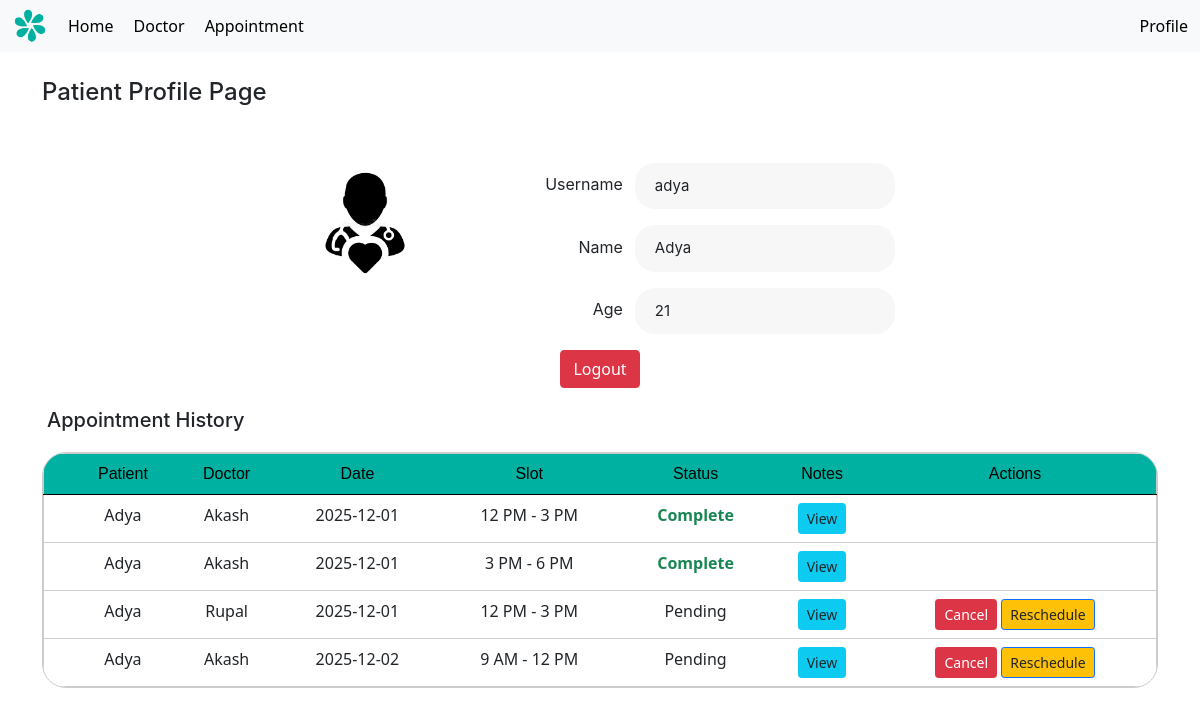
Before: /patient/1 (signed in) with the older database file.
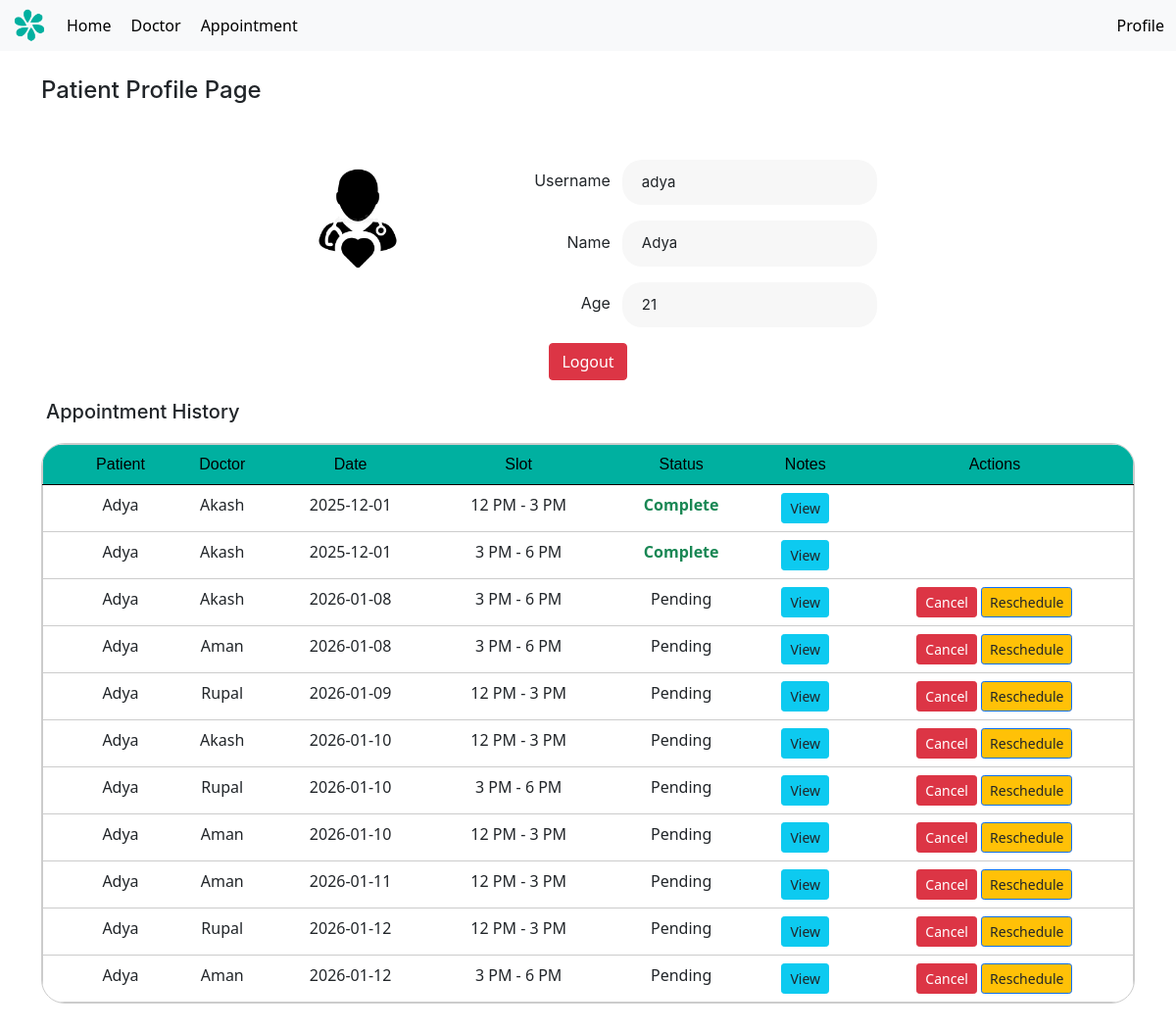
After: the same page with the newer database file.
### models.py (models this page shows, shortened)
class patient(UserMixin, db.Model):
    id = db.Column(db.Integer, primary_key=True)
    username = db.Column(db.String(100), unique=True, nullable=False)
    name = db.Column(db.String(100), nullable=False)
    age = db.Column(db.Integer, nullable=False)
    password = db.Column(db.String(200), nullable=False)
    appointments = db.relationship('appointment', back_populates='patient', lazy=True)
    is_admin = db.Column(db.Boolean, default=False)
    is_doctor = db.Column(db.Boolean, default=False)

class appointment(db.Model):
    id = db.Column(db.Integer, primary_key=True)
    patient_id = db.Column(db.Integer, db.ForeignKey('patient.id'), nullable=False)
    doctor_id = db.Column(db.Integer, db.ForeignKey('doctor.id'), nullable=False)
    appointment_date = db.Column(db.Date, nullable=False)
    slot = db.Column(db.String(20), nullable=False)
    prescription = db.Column(db.Text, nullable=True)
    status = db.Column(db.Boolean, default=False)
    is_blocked = db.Column(db.Boolean, default=False)
    doctor = db.relationship('doctor', back_populates='appointments', lazy=True)
    patient = db.relationship('patient', back_populates='appointments', lazy=True)

class doctor(UserMixin, db.Model):
    id = db.Column(db.Integer, primary_key=True)
    username = db.Column(db.String(100), unique=True, nullable=False)
    password = db.Column(db.String(200), nullable=False)
    name = db.Column(db.String(100), nullable=False)
    specialization = db.Column(db.String(100), nullable=False)
    availability = db.Column(db.Date, nullable=True)
    timeSlots = db.relationship('timeSlot', back_populates='doctor', lazy=True)
    appointments = db.relationship('appointment', back_populates='doctor', lazy=True)
    is_admin = db.Column(db.Boolean, default=False)
    is_doctor = db.Column(db.Boolean, default=True)

### app.py (the view)
@app.route('/patient/<int:patient_id>')
@login_required
def patient_profile(patient_id):
    pat = patient.query.get_or_404(patient_id)
    appointments = appointment.query.filter(
        appointment.patient_id == patient_id,
        appointment.is_blocked == False,
        appointment.patient_id != 0
    ).order_by(
        appointment.appointment_date.asc()
    ).all()
    return render_template(
        'profile_page_p.html',
        pat=pat,
        appointments=appointments
    )

### app.py (called while the page is built)
@login_manager.user_loader
def load_user(user_id):
    user_type = session.get("user_type")
    if user_type == "doctor":
        return doctor.query.get(int(user_id))
    return patient.query.get(int(user_id))

@app.context_processor
def inject_user():
    return dict(current_user=current_user, request = request)

### templates/profile_page_p.html (shortened to what this page needs)
{% extends 'layout.html' %}
{% block content %}
<h1>Patient Profile Page</h1>
<div class="flex-column gap-16p" style="align-items: center;">
<div class="flex-column mx-auto gap-16p mt-5" style = "align-items: center; display: flex">
<div class="flex-row gap-120p">
    <div class="profile-container d-flex flex-column align-items-center" style="width: 50%; border-radius: 100px; overflow: clip; align-items: center">
    <img src="{{ url_for('static', filename='images/patient_avatar.webp') }}" alt="Patient Avatar" class="avatar-img mb-3" style="width: 120px; border-radius: 300px; ">
    </div>
    <div class="profile-details flex-column gap-16p">
        <div class="flex-row gap-12p" style="align-items: center; justify-content: flex-end">
            <div class="profile-label">Username</div>
            <div class="profile-field">{{ pat.username }}</div>
        </div>
        <div class="flex-row gap-12p" style="align-items: center; justify-content: flex-end">
            <div class="profile-label">Name</div>
            <div class="profile-field">{{ pat.name }}</div>
        </div>
        <div class="flex-row gap-12p" style="align-items: center; justify-content: flex-end">
            <div class="profile-label">Age</div>
            <div class="profile-field">{{ pat.age }}</div>
        </div>
    </div>
</div>
</div>
{% if current_user.id == pat.id and not current_user.is_doctor %}
<a class="btn btn-danger" href="{{ url_for('logout') }}">Logout</a>
{% endif %}
</div>
 <h5 style="margin-bottom: -28px; margin-top: 20px; margin-left: 5px;">Appointment History</h5>
<div class="flex-column mx-auto gap-16p mt-5" style = "align-items: center; display: flex">
<div style=" border: 1px solid #ccc; border-radius: 24px; width: 100%; overflow: clip;">
<table class="table" style="text-align: center; padding: 20px; border: 1px solid #ccc; margin-bottom: 0px;">
  <thead class="thead-darky">
    <tr>
        <th scope="col"></th>
        <th scope="col">Patient</th>
        <th scope="col">Doctor</th>
        <th scope="col">Date</th>
        <th scope="col">Slot</th>
        <th scope="col">Status</th>
        <th scope="col">Notes</th>
        <th scope="col">Actions</th>
    </tr>
  </thead>
  <tbody>
        {% for a in appointments %}
        <tr class="table-row-link">
            <th scope="row"></th>
            <td><a href="{{ url_for('patient_profile', patient_id=a.patient.id) }}">{{ a.patient.name }}</a></td>
            <td><a href="{{ url_for('doctor_profile', doctor_id=a.doctor.id) }}">{{ a.doctor.name }}</a></td>
            <td>{{ a.appointment_date }}</td>
            <td>{{ a.slot }}</td>
            <td>{% if a.status %}
        <div class="text-success fw-bold">Complete</div>
    {% else %}
        <div>Pending</div>
    {% endif %}</td>
            <td>
              <a href="{{ url_for('view_notes', appt_id=a.id) }}" class="btn btn-info btn-sm">
                  View
              </a>
            </td>
            <td>
                {% if (current_user.id == a.patient_id and not a.status) and (not current_user.is_doctor and not current_user.is_admin) %}
                    <form action="{{ url_for('cancel_appointment', appt_id=a.id) }}" method="POST" style="display:inline;">
                        <button class="btn btn-sm btn-danger">Cancel</button>
                    </form>
                {% endif %}
                {% if (current_user.id == a.patient_id and not a.status) and (not current_user.is_doctor and not current_user.is_admin) %}
                    <a href="{{ url_for('reschedule', appt_id=a.id) }}"
                      class="btn btn-sm btn-primary" style="background-color: #ffc107;">
                      Reschedule
                    </a>
                {% endif %}
            </td>
        </tr>
        {% endfor %}
  </tbody>
</table>
</div>
</div>
{% endblock %}

### templates/layout.html (shortened to what this page needs)
<!DOCTYPE html>
<html lang="en">
<head>
    <link rel="stylesheet" href="{{ url_for('static', filename='styles.css') }}">
    <link href="https://cdn.jsdelivr.net/npm/bootstrap@5.0.2/dist/css/bootstrap.min.css" rel="stylesheet">
</head>
<body>
    <header>
        <nav class="navbar navbar-expand-lg navbar-light bg-light fixed-top">
            <div class="container-fluid">
                <div class="normal-a d-flex flex-row align-items-center gap-36p w-100">
                    <div class="normal-a d-flex flex-row align-items-center gap-20p">
                    <img src="{{ url_for('static', filename='images/BrandLogo.png') }}" alt="Hospital Logo" class="logo w-10">
                    <a href="{{ url_for('home') }}">Home</a>
                    <a href="{{ url_for('Doctor') }}">Doctor</a>
                    <a href="{{ url_for('Appointment') }}">Appointment</a>
                    </div>
                    <div class="normal-a d-flex flex-row align-items-center gap-20p">
                    {% if current_user.is_authenticated %}
                    <a href="{{ url_for('profile') }}">Profile</a>
                    {% endif %}
                    </div>
                </div>
            </div>
        </nav>
    </header>
    <main class="container centered-content mt-5" style="padding-top: 30px; padding-bottom: 30px;">
        {% block content %}{% endblock %}
    </main>

### static/styles.css (style rules this page uses)
.thead-darky { background-color: #00B0A0; color: black; font-weight: 400; border-style: none; font-family: 'Arial', sans-serif; }
table { text-align: center; }
.thead-darky th { font-weight: 400; font-size: 16px; }
.d-flex { display: flex; align-items: center; justify-content: space-between; }
.flex-column { display: flex; flex-direction: column; }
.flex-row { display: flex; flex-direction: row; }
.gap-12p { gap: 12px !important; }
.gap-16p { gap: 16px !important; }
.gap-20p { gap: 20px !important; }
.gap-36p { gap: 36px !important; }
.gap-120p { gap: 120px !important; }
h1, h2, h3, h4, h5, h6 { font-family: "inter", sans-serif; }
h1 { font-size: 24px !important; font-weight: 700; }
.normal-a, .navbar a { text-decoration: none; color: black; }
.navbar img { width: 36px; height: 36px; }
.profile-container { width: 50%; flex-wrap: nowrap }
.profile-field { background-color: #F7F7F7; border-radius: 20px; padding: 12px 20px; width: 260px; font-size: 15px; font-family: "inter", sans-serif; }
.profile-label { font-weight: 400; margin-bottom: 4px; font-family: "inter", sans-serif; }
.table-row-link a { text-decoration: none !important; color: inherit !important; }

Changed rows visible on the page:
removed appointment: patient.name "Adya", doctor.name "Rupal", appointment_date "2025-12-01", slot "12 PM - 3 PM", status "Pending"
removed appointment: patient.name "Adya", doctor.name "Akash", appointment_date "2025-12-02", slot "9 AM - 12 PM", status "Pending"
added appointment: patient.name "Adya", doctor.name "Akash", appointment_date "2026-01-08", slot "3 PM - 6 PM", status "Pending"
added appointment: patient.name "Adya", doctor.name "Aman", appointment_date "2026-01-08", slot "3 PM - 6 PM", status "Pending"
added appointment: patient.name "Adya", doctor.name "Rupal", appointment_date "2026-01-09", slot "12 PM - 3 PM", status "Pending"
added appointment: patient.name "Adya", doctor.name "Akash", appointment_date "2026-01-10", slot "12 PM - 3 PM", status "Pending"
added appointment: patient.name "Adya", doctor.name "Rupal", appointment_date "2026-01-10", slot "3 PM - 6 PM", status "Pending"
added appointment: patient.name "Adya", doctor.name "Aman", appointment_date "2026-01-10", slot "12 PM - 3 PM", status "Pending"
added appointment: patient.name "Adya", doctor.name "Aman", appointment_date "2026-01-11", slot "12 PM - 3 PM", status "Pending"
added appointment: patient.name "Adya", doctor.name "Rupal", appointment_date "2026-01-12", slot "12 PM - 3 PM", status "Pending"
added appointment: patient.name "Adya", doctor.name "Aman", appointment_date "2026-01-12", slot "3 PM - 6 PM", status "Pending"
